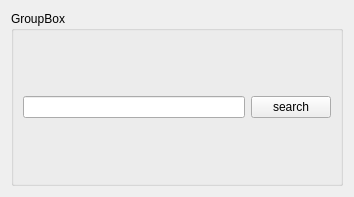
<?xml version="1.0" encoding="UTF-8"?>
<ui version="4.0">
 <class>JsonModelEdit</class>
 <widget class="QWidget" name="JsonModelEdit">
  <property name="geometry">
   <rect>
    <x>0</x>
    <y>0</y>
    <width>354</width>
    <height>197</height>
   </rect>
  </property>
  <property name="windowTitle">
   <string>Form</string>
  </property>
  <layout class="QVBoxLayout" name="verticalLayout_2">
   <item>
    <widget class="QGroupBox" name="groupBox">
     <property name="title">
      <string>GroupBox</string>
     </property>
     <layout class="QVBoxLayout" name="verticalLayout">
      <item>
       <layout class="QHBoxLayout" name="horizontalLayout">
        <item>
         <widget class="QLineEdit" name="lineEdit"/>
        </item>
        <item>
         <widget class="QPushButton" name="pushButton">
          <property name="text">
           <string>search</string>
          </property>
         </widget>
        </item>
       </layout>
      </item>
     </layout>
    </widget>
   </item>
  </layout>
 </widget>
 <resources/>
 <connections/>
</ui>
